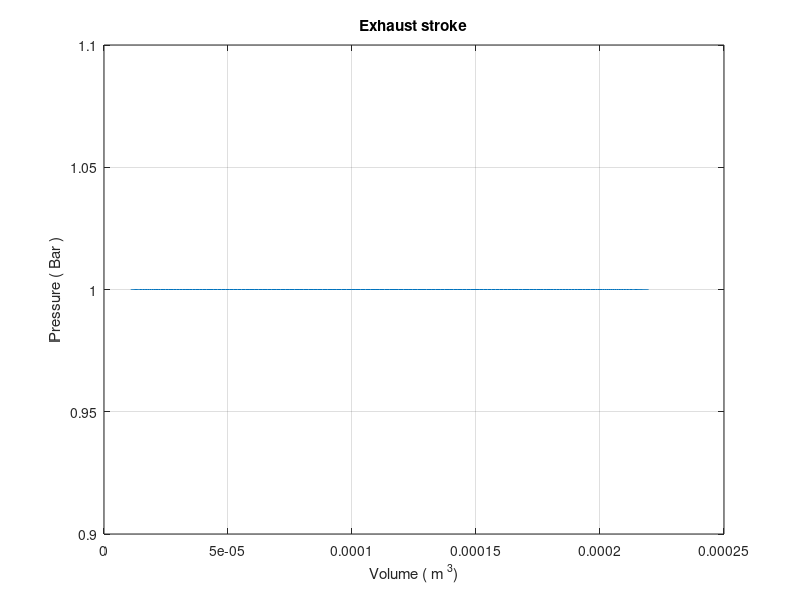
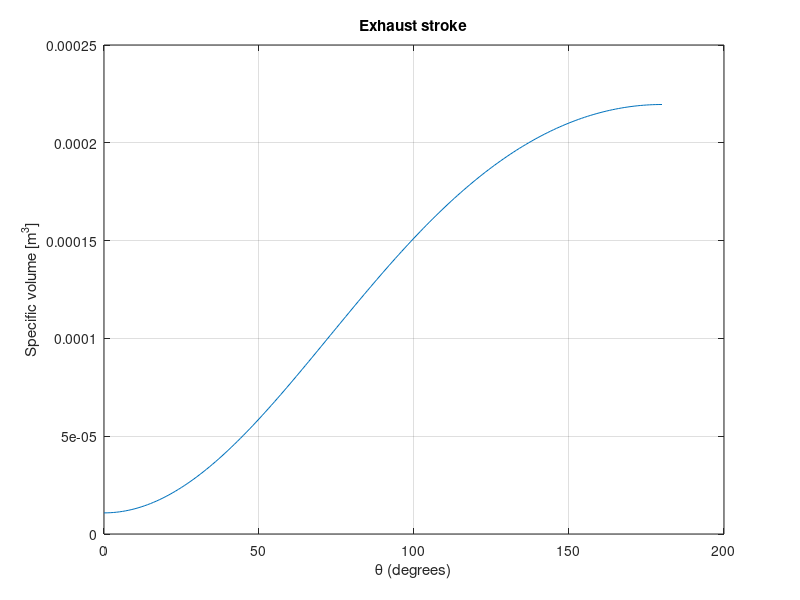
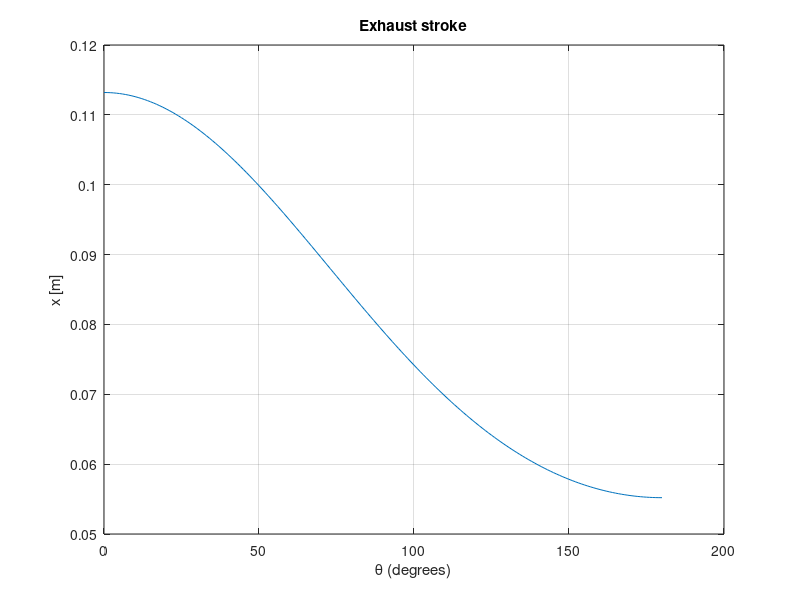

These charts were generated, in order, by the following MATLAB code:
%% Defining constants

S = 0.058; % [m] Stroke
r  = 1/2 * S; % [m] Lenght of crankshaft
l = 0.0842; % [m] Lenght of the connecting rod
B = 0.0677; % [m] Bore dimension
TDC = 0.003; % [m] Top dead center
BDC = S + TDC; % [m] Bottom dead center
V_c = pi/4 * B^2 * TDC; % [m] Compression volume
P_atm  = 1; % [Bar] Atmospheric pressure

%% Defining the kinematic equations of the engine as functions of theta

theta_deg = linspace(180, 0, 181); % Intake stroke in degrees. Lasts from -15 to 215
theta_rad = deg2rad(theta_deg); % Intake stroke in radians for ease of use

x = r * cos(theta_rad) + sqrt(l^2 - r^2 * sin(theta_rad).^2); % [m] x postion of piston as a function of theta
d = l + r - x; % [m] Distance of pistion from TDC as a function of theta
Vcyl = pi * (B/2)^2 * d + V_c; % [m^3] Free cylinder volume as a function of theta

P = ones(1, 181) * P_atm; % Constant pressure throughout intake stroke

%% Plotting different figures

% PV
figure;
plot (Vcyl, P) ;
xlabel ( ' Volume ( m ^3) ') ;
ylabel ( ' Pressure ( Bar ) ') ;
title ( 'Exhaust stroke') ;
grid on ;

% Theta V
figure;
plot (theta_deg, Vcyl) ;
xlabel ( '\theta (degrees)') ;
ylabel ( 'Specific volume [m^3]') ;
title ( 'Exhaust stroke') ;
grid on ;

% Theta x
figure;
plot (theta_deg, x) ;
xlabel ( '\theta (degrees)') ;
ylabel ( ' x [m] ') ;
title ( 'Exhaust stroke') ;
grid on ;